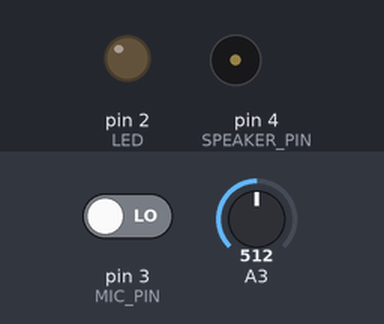
Bench run of a sketch on a simulated Arduino Uno, built with avr-gcc and run on an emulated ATmega328P. On the bench: output pins drawn as LEDs (lit = HIGH), buzzer (waves = sounding). Inputs (shaded band) come from the test bench; at power-on: A3 = 512, pin 3 (MIC_PIN) LOW. What the sketch prints to the serial monitor is not drawn.

Above: at 2.64 s.
3.3 s: A3 set to 359
6.3 s: A3 set to 330
At 7.15 s:
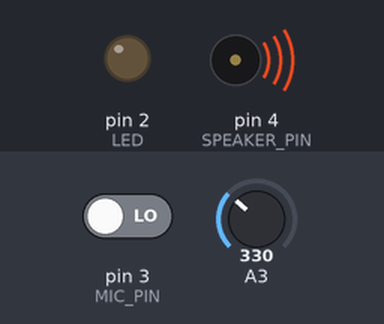
9.3 s: A3 set to 355
At 12.1 s:
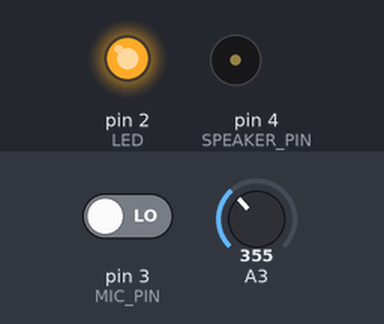
12.3 s: A3 set to 335
At 12.96 s:
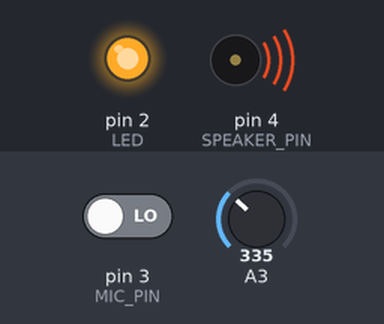
Timing chart, 0 to 16.0 s (numbered marks = the images above; inputs shaded):
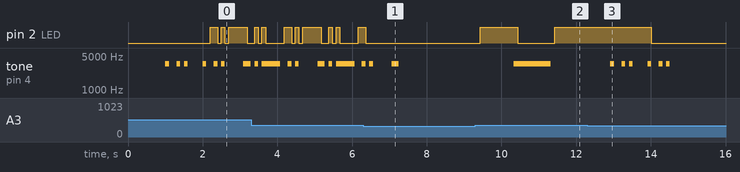

The sketch:

10bits5.ino
```cpp
// The speaker will only play a sound when there is a change in pd

//const boolean START[10] = {1,1,1,1,1,1,1,1,1,1};
//const boolean START[10] = {0,0,0,0,0,0,0,0,0,0};
const boolean START[10] = {1,0,0,1,0,1,0,0,0,0};

boolean value[10] = {1,1,1,1,1,1,1,1,1,1};

// speaker pin: PD4
const unsigned int SPEAKER_PIN = 4;

// microphone pin: PD3
const unsigned int MIC_PIN = 3;

const unsigned int LED = 2;
const unsigned int THRESHOLD = 345; //340 definately works

// Clock: 3.432kHz
const unsigned int SOUND = 343;
const unsigned int CLK = 3430;
const unsigned int DELAY_CLK = 1000000 / CLK; //~291us
const unsigned int DELAY_CLK_4 = DELAY_CLK / 4;
const unsigned int DELAY_CLK_2 = DELAY_CLK / 2;

const unsigned int READ_TIME = 4;  //1us -> 4us
const unsigned int WRITE_TIME = 2; //2us
const unsigned int SERIAL_TIME = 104;  //10s/9600 = 104us

int i, reset;
const unsigned int RESET_AMOUNT = 10;  // amount of seconds

//for when value[i] = 1
//up, wait 1/4, read, wait 1/4, low, wait 1/2

void start() {
  int j;
  // need to have bits in tube before reading

    for (j = 0; j < 10; j++)
    {
      value[j] = START[j];
      if (value[j] == 1)
      {
        tone(SPEAKER_PIN, CLK);
        delay(50);
        delay(50);

      }
      else if (value[j] == 0)
      {
        noTone(SPEAKER_PIN);
        delay(50);
        delay(50);
      }
    }
}

void setup() {

  // initialize pins
  pinMode(SPEAKER_PIN, OUTPUT);
  pinMode(MIC_PIN, INPUT);
  pinMode(LED, OUTPUT);

  //reset
  reset = 0;
  i = 0;

  // initialize serial communication at 9600 bits per second:
  Serial.begin(9600);
  Serial.println("ON");
  delay(1000);

  start();
}

void loop() {

  // define the current and next bit from value
  unsigned int thisBit = value[i];
  unsigned int store;

  if (thisBit == 1)
  {
    tone(SPEAKER_PIN, CLK);
    delay(42);
    value[i] = digitalRead(MIC_PIN);
    delay(58 - 1);
  }
  else if (thisBit == 0)
  {
    noTone(SPEAKER_PIN);
    delay(42);
    store = analogRead(MIC_PIN);
    if (store > THRESHOLD) value[i] = 1;
    else value[i] = 0;
    //value[i] = digitalRead(MIC_PIN);
    delay(58 - 1);
  }

  if (value[i] == 1) digitalWrite(LED, HIGH);
  else digitalWrite(LED, LOW);

  // Increase i
  if (i == 9) //repeat
  {
    i = 0;
    reset++;
    Serial.println(value[9]);
  }
  else
  {
    i++;
    Serial.print(value[i-1]);
  }
  //Reset
  if (reset == RESET_AMOUNT)
  {
    noTone(SPEAKER_PIN);
    reset = 0;
    delay (1000);
    Serial.println("Reset!");
    start();
  }
}
```

Measured:
- the behaviour switches between 346 and 345 on A3 (found by bisection; images 0 and 1)
- after the input at 6.3 s, pin 2 (LED): goes on until 6.4 s, then stays LOW; tone on pin 4 (SPEAKER_PIN): goes on until 7.3 s, then stays silent
- after the input at 9.3 s, pin 2 (LED): LOW → HIGH after 0.14 s, → LOW 0.99 s later, → HIGH 0.99 s later; tone on pin 4 (SPEAKER_PIN): silent → 3430 Hz after 1.0 s, → silent 0.99 s later
- after the input at 12.3 s, pin 2 (LED): goes on until 14.0 s, then stays LOW; tone on pin 4 (SPEAKER_PIN): goes on until 14.5 s, then stays silent
- by itself, tone on pin 4 (SPEAKER_PIN): plays 3430 Hz for 0.10 s, 3430 Hz for 0.50 s, 3430 Hz for 0.10 s, 3430 Hz for 0.10 s, 3430 Hz for 0.20 s, 3430 Hz for 0.10 s … (8 notes in this stretch)
